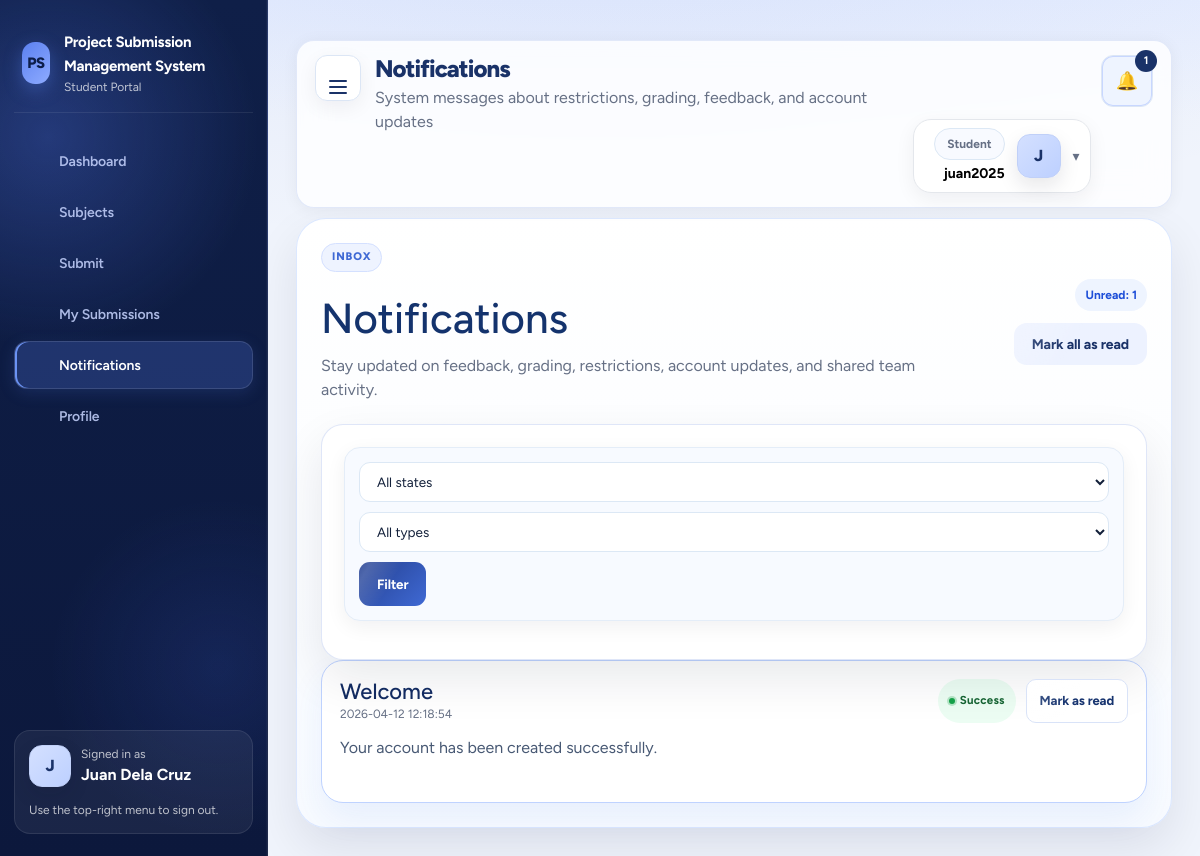
/project/student/notifications.php (signed in), run on the app's committed database.
### tables this page shows
CREATE TABLE notifications (
    id INT AUTO_INCREMENT PRIMARY KEY,
    user_type ENUM('admin', 'teacher', 'student') NOT NULL,
    user_id INT NOT NULL,
    title VARCHAR(255) NOT NULL,
    message TEXT NOT NULL,
    type ENUM('info', 'success', 'warning') NOT NULL DEFAULT 'info',
    is_read TINYINT(1) NOT NULL DEFAULT 0,
    created_at TIMESTAMP DEFAULT CURRENT_TIMESTAMP,
    INDEX idx_notifications_user (user_type, user_id),
    INDEX idx_notifications_read (is_read)
);

### project/backend/config/app.php (called while the page is built, shortened)
<?php
function url(string $path = ''): string {
    return rtrim(APP_URL, '/') . '/' . ltrim($path, '/');
}
function asset_url(string $file): string {
    $relative = 'backend/assets/' . ltrim($file, '/');
    $absolute = dirname(__DIR__) . '/assets/' . ltrim($file, '/');
    $version = is_file($absolute) ? ('?v=' . filemtime($absolute)) : '';
    return url($relative) . $version;
}
function h(?string $value): string { return htmlspecialchars((string) $value, ENT_QUOTES, 'UTF-8'); }

### project/backend/config/auth.php (called while the page is built, shortened)
<?php
require_once __DIR__ . '/db.php';
function current_portal_role(): ?string {
    static $portalRole = null;
    static $resolved = false;
    if ($resolved) {
        return $portalRole;
    }
    $scriptPath = str_replace('\\', '/', $_SERVER['SCRIPT_NAME'] ?? '');
    $segments = array_values(array_filter(explode('/', trim($scriptPath, '/'))));
    $portalRole = $segments[1] ?? null;
    $resolved = true;
    return $portalRole;
}
function session_auth_store(): array {
    $auth = $_SESSION['auth'] ?? [];
    return is_array($auth) ? $auth : [];
}
function current_role(): ?string {
    $portalRole = current_portal_role();
    $auth = session_auth_store();
    if ($portalRole && isset($auth[$portalRole]['user'])) {
        return $portalRole;
    }
    return null;
}
function current_user(): ?array {
    $portalRole = current_portal_role();
    $auth = session_auth_store();
    if ($portalRole && isset($auth[$portalRole]['user']) && is_array($auth[$portalRole]['user'])) {
        return $auth[$portalRole]['user'];
    }
    return null;
}
function count_unread_notifications(string $userType, int $userId): int {
    $stmt = pdo()->prepare('SELECT COUNT(*) FROM notifications WHERE user_type = ? AND user_id = ? AND is_read = 0');
    $stmt->execute([$userType, $userId]);
    return (int) $stmt->fetchColumn();
}

### project/backend/config/db.php (called while the page is built)
<?php
require_once __DIR__ . '/app.php';
function pdo(): PDO {
    static $pdo = null;
    if ($pdo instanceof PDO) {
        return $pdo;
    }
    $host = DB_HOST;
    $port = (string) DB_PORT;
    $db   = DB_NAME;
    $user = DB_USER;
    $pass = DB_PASS;
    $dsn = "mysql:host={$host};port={$port};dbname={$db};charset=utf8mb4";
    $options = [
        PDO::ATTR_ERRMODE => PDO::ERRMODE_EXCEPTION,
        PDO::ATTR_DEFAULT_FETCH_MODE => PDO::FETCH_ASSOC,
        PDO::ATTR_EMULATE_PREPARES => false,
    ];
    $pdo = new PDO($dsn, $user, $pass, $options);
    return $pdo;
}

### project/student/notifications.php (the view, shortened to what this page needs)
<?php
require_once __DIR__ . '/../backend/helpers/query.php';
$student = current_user();
$state = trim($_GET['state'] ?? '');
$type = trim($_GET['type'] ?? '');
$rows = fetch_notification_filters('student', (int) $student['id'], $state, $type);
$title = 'Notifications';
$subtitle = 'System messages about restrictions, grading, feedback, and account updates';
require_once __DIR__ . '/../backend/partials/header.php';
?>
<section class="student-page-shell">
  <div class="student-page-card">
    <div class="student-page-toolbar student-simple-toolbar">
      <div>
        <div class="eyebrow">Inbox</div>
        <h2>Notifications</h2>
        <p>Stay updated on feedback, grading, restrictions, account updates, and shared team activity.</p>
      </div>
      <div class="student-toolbar-actions">
        <span class="student-soft-badge info">Unread: <?= count_unread_notifications('student', (int) $student['id']) ?></span>
        <form method="post"><input type="hidden" name="_csrf" value="<?= h(csrf_token()) ?>"><input type="hidden" name="action" value="mark_all_read"><button class="btn btn-secondary" type="submit">Mark all as read</button></form>
      </div>
    </div>
    <div class="student-notification-filter card">
      <form method="get" class="filter-row student-filter-row">
        <select name="state">
          <option value="">All states</option>
        </select>
        <select name="type">
          <option value="">All types</option>
        </select>
        <button class="btn" type="submit">Filter</button>
      </form>
    </div>
    <div class="student-notification-list">
      <?php foreach ($rows as $row): ?>
        <article id="notification-<?= (int) $row['id'] ?>"
                 class="student-notification-card <?= (int) $row['is_read'] === 0 ? 'is-unread' : '' ?>"
                 <?= (int) $row['is_read'] === 0 ? 'title="Click anywhere on this card to mark as read"' : '' ?>>
          <div class="student-notification-head">
            <div>
              <h3><?= h($row['title']) ?></h3>
              <div class="muted small"><?= h($row['created_at']) ?></div>
            </div>
            <div class="student-notification-actions">
              <?= status_badge($row['type']) ?>
              <?php if ((int) $row['is_read'] === 0): ?>
                <form method="post">
                  <button class="btn btn-ghost btn-sm" type="submit" title="Mark as read">Mark as read</button>
                </form>
              <?php endif; ?>
            </div>
          </div>
          <p><?= h($row['message']) ?></p>
        </article>
      <?php endforeach; ?>
    </div>
  </div>
</section>
<?php require_once __DIR__ . '/../backend/partials/footer.php'; ?>

### project/backend/partials/header.php (shortened to what this page needs)
<?php
$role = current_role();
$user = current_user();
$currentPath = $_SERVER['PHP_SELF'] ?? '';
$nav = [
    'admin' => [
        'Dashboard' => 'admin/dashboard.php',
        'Sections' => 'admin/sections.php',
        'Academic' => 'admin/academic.php',
        'Students' => 'admin/students.php',
        'Teachers' => 'admin/teachers.php',
        'Subjects' => 'admin/subjects.php',
        'Submissions' => 'admin/submissions.php',
        'Requests' => 'admin/requests.php',
        'Reports' => 'admin/reports.php',
        'Notifications' => 'admin/notifications.php',
        'Bulk Move' => 'admin/bulk_move.php',
        'Audit Logs' => 'admin/audit_logs.php',
        'System Tools' => 'admin/system_tools.php',
        'Settings' => 'admin/settings.php',
    ],
    'teacher' => [
        'Dashboard' => 'teacher/dashboard.php',
        'Students' => 'teacher/students.php',
        'Subjects' => 'teacher/subjects.php',
        'Submissions' => 'teacher/submissions.php',
        'Notifications' => 'teacher/notifications.php',
        'Profile' => 'teacher/profile.php',
    ],
    'student' => [
        'Dashboard' => 'student/dashboard.php',
        'Subjects' => 'student/subjects.php',
        'Submit' => 'student/submit.php',
        'My Submissions' => 'student/my_submissions.php',
        'Notifications' => 'student/notifications.php',
        'Profile' => 'student/profile.php',
    ],
];
$avatarInitial = strtoupper(substr(trim((string) ($user['full_name'] ?? $user['username'] ?? 'U')), 0, 1));
$avatarPath = trim((string) ($user['avatar_path'] ?? ''));
$avatarUrl = $avatarPath !== '' ? url(ltrim($avatarPath, '/')) : '';
$avatarStyle = $avatarUrl !== '' ? ' style="background-image:url(' . h($avatarUrl) . ')"' : '';
$avatarClasses = 'student-avatar';
$avatarSmallClasses = 'student-avatar student-avatar-small';
$unreadCount = 0;
$recentNotifications = [];
if ($role && $user) {
    $unreadCount = count_unread_notifications($role, (int) $user['id']);
    $recentNotifications = fetch_notifications($role, (int) $user['id'], 5);
}
?>
<!doctype html>
<html lang="en">
<head>
  <link href="https://cdn.jsdelivr.net/npm/bootstrap@5.3.3/dist/css/bootstrap.min.css" rel="stylesheet">
  <link href="https://cdn.jsdelivr.net/npm/bootstrap-icons@1.11.3/font/bootstrap-icons.min.css" rel="stylesheet">
  <link rel="stylesheet" href="<?= h(asset_url('app.css')) ?>">
</head>
<body class="role-<?= h($role ?: 'guest') ?>">
<div class="app-shell">
<?php if ($role): ?>
  <aside class="sidebar sidebar-pro <?= $role === 'student' ? 'student-sidebar-shell' : '' ?>" data-sidebar>
    <div class="brand-block student-brand-block">
      <div class="brand-mark">PS</div>
      <div>
        <strong><?= h(APP_NAME) ?></strong>
        <div class="muted small sidebar-muted"><?= h(ucfirst($role)) ?> Portal</div>
      </div>
    </div>
    <nav class="side-nav <?= $role === 'student' ? 'student-side-nav-modern' : '' ?>">
      <?php foreach (($nav[$role] ?? []) as $label => $path): ?>
        <?php $isActive = str_contains($currentPath, basename($path)); ?>
        <a class="<?= $isActive ? 'active' : '' ?>" href="<?= h(url($path)) ?>" data-nav-label="<?= h($label) ?>" <?= $isActive ? 'aria-current="page"' : '' ?>>
          <span class="nav-icon"><?= $navIcons[$label] ?? ($navIcons['Settings'] ?? '') ?></span>
          <span><?= h($label) ?></span>
        </a>
      <?php endforeach; ?>
    </nav>
    <div class="sidebar-footer <?= $role === 'student' ? 'student-sidebar-profile' : '' ?>">
      <div class="student-sidebar-user">
        <div class="<?= h($avatarSmallClasses) ?>" data-student-avatar data-avatar-initial="<?= h($avatarInitial) ?>"<?= $avatarStyle ?>><?= h($avatarInitial) ?></div>
        <div>
          <div class="muted small sidebar-muted">Signed in as</div>
          <strong><?= h($user['full_name'] ?? $user['username'] ?? 'User') ?></strong>
        </div>
      </div>
      <div class="muted small sidebar-muted">Use the top-right menu to sign out.</div>
    </div>
  </aside>
<?php endif; ?>
<main class="main-content <?= $role ? '' : 'no-sidebar' ?>">
  <header class="topbar modern-topbar <?= $role === 'student' ? 'student-topbar-shell' : '' ?>">
    <div class="topbar-heading-wrap">
      <?php if ($role): ?>
        <button type="button" class="icon-btn sidebar-toggle-btn" data-sidebar-toggle aria-label="Toggle navigation" aria-expanded="true" title="Toggle navigation">
          <span class="sidebar-toggle-bars" aria-hidden="true"><span></span><span></span><span></span></span>
        </button>
      <?php endif; ?>
      <div>
      <h1><?= h($title ?? 'Dashboard') ?></h1>
      <?php if (!empty($subtitle)): ?><p class="muted"><?= h($subtitle) ?></p><?php endif; ?>
      </div>
    </div>
    <?php if ($role && $user): ?>
      <div class="topbar-meta modern-meta <?= $role === 'student' ? 'student-topbar-meta' : '' ?>">
        <div class="notification-menu">
          <button type="button" class="icon-btn topbar-alert-btn <?= str_contains($currentPath, 'notifications.php') ? 'is-current' : '' ?>" data-toggle-menu data-notification-toggle aria-expanded="false" aria-haspopup="true" aria-controls="topbar-notification-dropdown" aria-label="Toggle notifications<?= $unreadCount > 0 ? ' (' . (int) $unreadCount . ' unread)' : '' ?>" title="Notifications">
            <span class="topbar-alert-icon" aria-hidden="true">🔔</span>
            <?php if ($unreadCount > 0): ?><span class="badge-count"><?= (int) $unreadCount ?></span><?php endif; ?>
          </button>
            <?php if ($recentNotifications): ?>
              <?php foreach ($recentNotifications as $note): ?>
                    <?= status_badge($note['type']) ?>
              <?php endforeach; ?>
            <?php else: ?>
              <div class="notification-empty muted">No notifications yet.</div>
            <?php endif; ?>
        </div>
        <div class="profile-menu dropdown-shell <?= $role === 'student' ? 'student-topbar-usercard' : '' ?>" data-dropdown-shell>
          <button type="button" class="profile-toggle" data-dropdown-toggle aria-expanded="false" aria-label="Open profile menu" title="Profile menu">
            <div class="profile-toggle-copy">
              <div class="pill soft"><?= h(ucfirst($role)) ?></div>
              <strong><?= h($user['username'] ?? $user['full_name'] ?? 'User') ?></strong>
            </div>
            <div class="<?= h($avatarClasses) ?>" data-student-avatar data-avatar-initial="<?= h($avatarInitial) ?>"<?= $avatarStyle ?>><?= h($avatarInitial) ?></div>
            <span class="profile-caret" aria-hidden="true">▾</span>
          </button>
        </div>
      </div>
    <?php endif; ?>
  </header>

### project/backend/helpers/query.php (shortened to what this page needs)
<?php
require_once __DIR__ . '/../config/auth.php';
function fetch_notification_filters(string $userType, int $userId, string $state = '', string $type = ''): array {
    $sql = 'SELECT * FROM notifications WHERE user_type = ? AND user_id = ?';
    $params = [$userType, $userId];
    $sql .= ' ORDER BY created_at DESC';
    $stmt = pdo()->prepare($sql);
    $stmt->execute($params);
    return $stmt->fetchAll();
}
function status_badge(string $status): string {
    return '<span class="status ' . h($status) . '">' . h(ucwords(str_replace('_', ' ', $status))) . '</span>';
}

### data on the page
notifications: id "1", title "Welcome", created_at "2026-04-12 12:18:54", type "Success", message "Your account has been created successfully."

### other printed values
APP_NAME "Project Submission Management System"
$role "Student"
$label "Dashboard"
$label "Subjects"
$label "Submit"
$label "My Submissions"
$label "Notifications"
$label "Profile"
$avatarInitial "J"
$user['full_name'] "Juan Dela Cruz"
$title "Notifications"
$subtitle "System messages about restrictions, grading, feedback, and account updates"
$user['username'] "juan2025"
